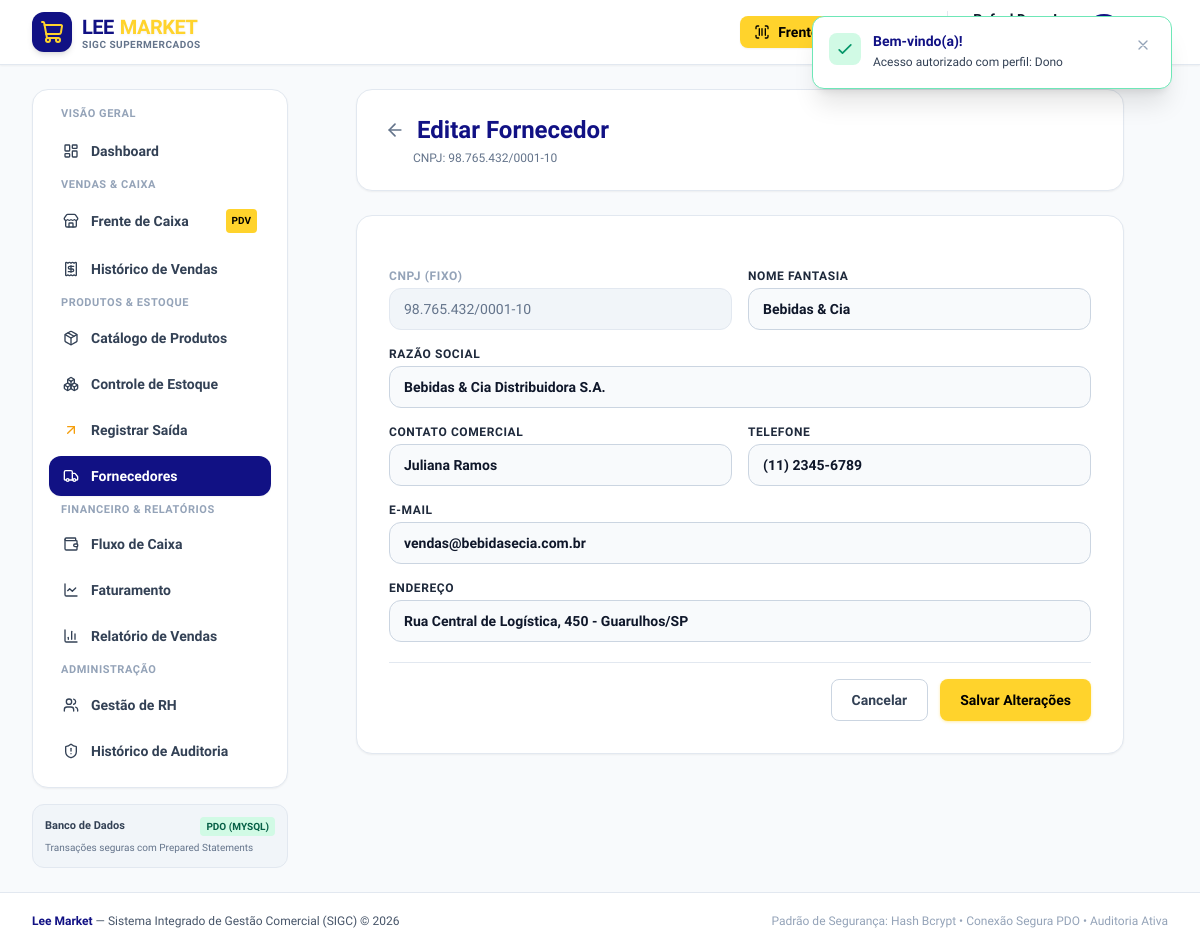
The app's page /modules/fornecedores/editar.php?id=2 (signed in) with its own data.
### tables this page shows
CREATE TABLE IF NOT EXISTS `fornecedores` (
  `id` INT AUTO_INCREMENT PRIMARY KEY,
  `cnpj` VARCHAR(20) NOT NULL UNIQUE,
  `razao_social` VARCHAR(150) NOT NULL,
  `nome_fantasia` VARCHAR(150) NULL,
  `contato_nome` VARCHAR(100) NULL,
  `telefone` VARCHAR(20) NOT NULL,
  `email` VARCHAR(150) NOT NULL,
  `endereco` TEXT NULL,
  `status` ENUM('ativo', 'inativo') NOT NULL DEFAULT 'ativo',
  `criado_em` DATETIME NOT NULL DEFAULT CURRENT_TIMESTAMP
);

### includes/helpers.php (called while the page is built, shortened)
<?php
function base_url(string $path = ''): string {
    $scriptDir = str_replace('\\', '/', dirname($_SERVER['SCRIPT_NAME']));
    $subfolders = ['/modules/auth', '/modules/dashboard', '/modules/produtos', '/modules/estoque',
                   '/modules/vendas', '/modules/relatorios', '/modules/financeiro',
                   '/modules/fornecedores', '/modules/rh', '/modules/auditoria'];
    $base = $scriptDir;
    foreach ($subfolders as $sub) {
        if (str_ends_with($base, $sub)) {
            $base = substr($base, 0, -strlen($sub));
            break;
        }
    }
    $base = rtrim($base, '/');
    $cleanPath = ltrim($path, '/');
    return ($base ? $base : '') . ($cleanPath ? '/' . $cleanPath : '/');
}

### modules/fornecedores/editar.php (the view, shortened to what this page needs)
<?php
require_once __DIR__ . '/../../includes/helpers.php';
$id = (int)($_GET['id'] ?? 0);
$pdo = getDBConnection();
$stmt = $pdo->prepare("SELECT * FROM fornecedores WHERE id = ? AND status = 'ativo' LIMIT 1");
$stmt->execute([$id]);
$fornecedor = $stmt->fetch();
require_once __DIR__ . '/../../includes/header.php';
require_once __DIR__ . '/../../includes/navbar.php';
?>
<div class="max-w-3xl mx-auto space-y-6">
    <div class="flex items-center justify-between bg-white p-5 sm:p-6 rounded-2xl border border-slate-200 shadow-sm">
        <div>
            <div class="flex items-center gap-2">
                <a href="<?= base_url('modules/fornecedores/index.php') ?>" class="p-1 rounded-lg hover:bg-slate-100 text-slate-500">
                    <i data-lucide="arrow-left" class="w-5 h-5"></i>
                </a>
                <h1 class="text-xl sm:text-2xl font-black text-[#111184]">Editar Fornecedor</h1>
            </div>
            <p class="text-xs text-slate-500 mt-1 pl-8">CNPJ: <?= htmlspecialchars($fornecedor['cnpj']) ?></p>
        </div>
    </div>
    <form action="<?= base_url('modules/fornecedores/editar.php?id=' . $id) ?>" method="POST" class="bg-white p-6 sm:p-8 rounded-2xl border border-slate-200 shadow-sm space-y-5">
        <div class="grid grid-cols-1 sm:grid-cols-2 gap-4">
            <div>
                <label class="block text-xs font-bold text-slate-400 uppercase tracking-wider mb-1">CNPJ (Fixo)</label>
                <input type="text" disabled value="<?= htmlspecialchars($fornecedor['cnpj']) ?>" class="block w-full px-3.5 py-2.5 bg-slate-100 border border-slate-200 rounded-xl text-sm font-mono text-slate-500">
            </div>
            <div>
                <label for="nome_fantasia" class="block text-xs font-bold text-slate-800 uppercase tracking-wider mb-1">Nome Fantasia</label>
                <input type="text" id="nome_fantasia" name="nome_fantasia" value="<?= htmlspecialchars($fornecedor['nome_fantasia']) ?>" class="block w-full px-3.5 py-2.5 bg-slate-50 border border-slate-300 rounded-xl text-sm font-semibold">
            </div>
            <div class="sm:col-span-2">
                <label for="razao_social" class="block text-xs font-bold text-slate-800 uppercase tracking-wider mb-1">Razão Social</label>
                <input type="text" id="razao_social" name="razao_social" required value="<?= htmlspecialchars($fornecedor['razao_social']) ?>" class="block w-full px-3.5 py-2.5 bg-slate-50 border border-slate-300 rounded-xl text-sm font-semibold">
            </div>
            <div>
                <label for="contato_nome" class="block text-xs font-bold text-slate-800 uppercase tracking-wider mb-1">Contato Comercial</label>
                <input type="text" id="contato_nome" name="contato_nome" value="<?= htmlspecialchars($fornecedor['contato_nome']) ?>" class="block w-full px-3.5 py-2.5 bg-slate-50 border border-slate-300 rounded-xl text-sm font-semibold">
            </div>
            <div>
                <label for="telefone" class="block text-xs font-bold text-slate-800 uppercase tracking-wider mb-1">Telefone</label>
                <input type="text" id="telefone" name="telefone" required value="<?= htmlspecialchars($fornecedor['telefone']) ?>" class="mask-phone block w-full px-3.5 py-2.5 bg-slate-50 border border-slate-300 rounded-xl text-sm font-semibold">
            </div>
            <div class="sm:col-span-2">
                <label for="email" class="block text-xs font-bold text-slate-800 uppercase tracking-wider mb-1">E-mail</label>
                <input type="email" id="email" name="email" required value="<?= htmlspecialchars($fornecedor['email']) ?>" class="block w-full px-3.5 py-2.5 bg-slate-50 border border-slate-300 rounded-xl text-sm font-semibold">
            </div>
            <div class="sm:col-span-2">
                <label for="endereco" class="block text-xs font-bold text-slate-800 uppercase tracking-wider mb-1">Endereço</label>
                <input type="text" id="endereco" name="endereco" value="<?= htmlspecialchars($fornecedor['endereco']) ?>" class="block w-full px-3.5 py-2.5 bg-slate-50 border border-slate-300 rounded-xl text-sm font-semibold">
            </div>
        </div>
        <div class="pt-4 border-t border-slate-200 flex justify-end gap-3">
            <a href="<?= base_url('modules/fornecedores/index.php') ?>" class="px-5 py-2.5 rounded-lg border border-slate-300 text-slate-700 font-bold hover:bg-slate-50 transition text-sm">
                Cancelar
            </a>
            <button type="submit" class="btn-lee-accent text-sm">
                Salvar Alterações
            </button>
        </div>
    </form>
</div>
<?php require_once __DIR__ . '/../../includes/footer.php'; ?>

### assets/css/custom.css (style rules this page uses)
:root { --color-primary: #111184; --color-primary-hover: #0c0c66; --color-primary-light: #ececfb; --color-accent: #FFD32C; --color-accent-hover: #e6bd1f; --color-accent-text: #000000; --color-bg: #FFFFFF; --color-text: #000000; --color-card-bg: #FFFFFF; --color-border: #e2e8f0; }
*, html, body, input, button, select, textarea, table, th, td, h1, h2, h3, h4, h5, h6, p, span, a { font-family: 'Isometra', system-ui, -apple-system, BlinkMacSystemFont, 'Segoe UI', Roboto, Helvetica, Arial, sans-serif !important; }
body { background-color: #F8FAFC; color: var(--color-text); -webkit-font-smoothing: antialiased; -moz-osx-font-smoothing: grayscale; }
.btn-lee-accent { background-color: #FFD32C; color: #000000; font-weight: 700; padding: 0.625rem 1.25rem; border-radius: 0.5rem; display: inline-flex; align-items: center; justify-content: center; gap: 0.5rem; transition: all 0.2s ease-in-out; box-shadow: 0 1px 3px 0 rgba(255, 211, 44, 0.4); }

### records on screen
fornecedores: cnpj "98.765.432/0001-10", nome_fantasia "Bebidas & Cia", razao_social "Bebidas & Cia Distribuidora S.A.", contato_nome "Juliana Ramos", telefone "(11) 2345-6789", email "vendas@bebidasecia.com.br", endereco "Rua Central de Logística, 450 - Guarulhos/SP"

### other values on screen
getDBDriver() "MYSQL"
